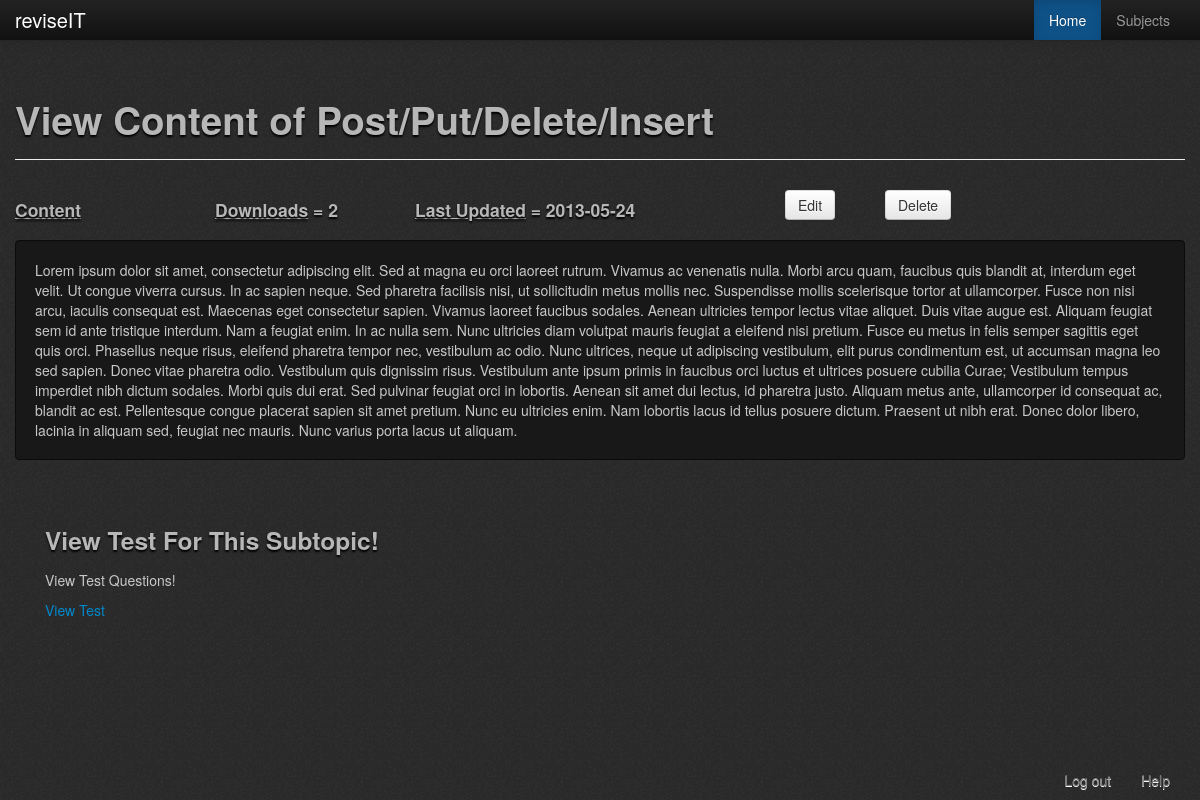
The app's page /php/contents/content.php?ID=13 (signed in), older data.
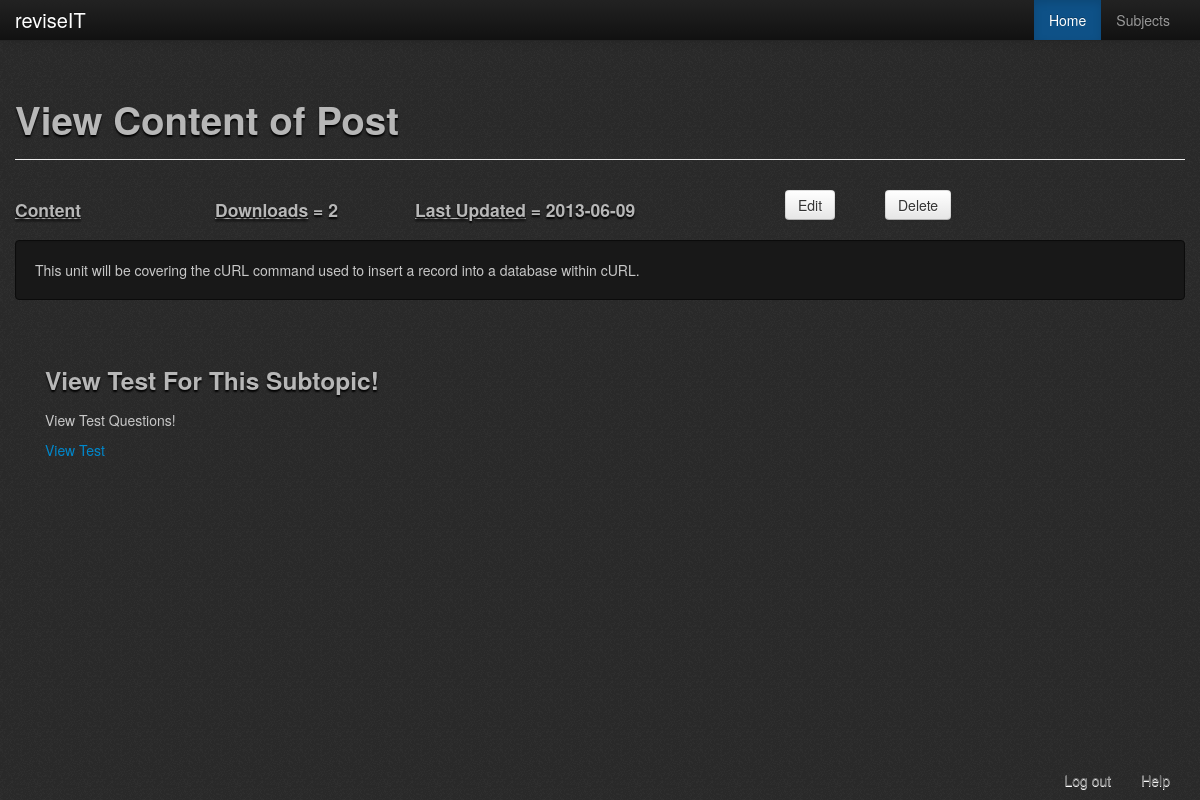
The same page, newer data.
### tables this page shows
CREATE TABLE `subtopic` (
  `SubtopicID` int(11) NOT NULL AUTO_INCREMENT,
  `SubtopicName` varchar(50) NOT NULL,
  `TopicID` int(11) NOT NULL,
  `SubtopicBriefDescription` text NOT NULL,
  `Content` text NOT NULL,
  `Downloads` int(11) NOT NULL,
  `DateUpdated` date NOT NULL,
  PRIMARY KEY (`SubtopicID`),
  KEY `FK_subtopic` (`TopicID`)
);

### php/contents/content.php (the view, shortened to what this page needs)
<?php
	include '../check_logged_in.php';
	$subtopic_ID = $_GET['ID'];
?>
<!DOCTYPE html>
<html>
	<head>
		<?php
			include '../header_container.php';
		?>
	</head>
	<body>
		<?php
			include 'contents_menu_bar.php';
		?>
		<br /><br />
		<div class="container">
			<div class="page-header bootstro" data-bootstro-placement="bottom" data-bootstro-title="Contents" data-bootstro-content="Welcome to the contents page. This is where the content related to the subtopic. In here you may review the content provided by the coordinator and take tests.">
				<h1>View Content of <?php  try{
			$result = $db->prepare("SELECT * FROM subtopic WHERE SubtopicID =:id");
			$result->bindParam("id", $subtopic_ID);
			$result->execute();
			while($row = $result->fetch(PDO::FETCH_ASSOC))
			{
				echo $row['SubtopicName'];
			}
		}
		catch(PDOException $e)
		{
			echo "error";
		} ?></h1>
			</div>
			<div class='row-fluid'>
				<?php
					echo "<div class='span12'>";
						echo"<div class='row-fluid'>";
							echo "<div class='span2'><h4><u>Content</u></h4></div>";
					try{
							$result = $db->prepare("SELECT * FROM subtopic WHERE SubtopicID =:id");
							$result->bindParam("id", $subtopic_ID);
							$result->execute();
							while($row = $result->fetch(PDO::FETCH_ASSOC))
							{
								echo "<div class='span2'><h4><u>Downloads</u> = ".$row['Downloads']."</h4></div>";
								echo "<div class='span4'><h4><u>Last Updated</u> = ".$row['DateUpdated']."</h4></div>";
								if($_SESSION['Role'] == 1 || $_SESSION['Role'] == 2)
								{
								echo "<div class='row-fluid'>";
									if($row['Content'] == null)
									{
										echo "<div class='span1'><a class='btn' href='editCont.php?ID=".$row['SubtopicID']."'>Add</a></div>";
									}
									else
									{
										echo "<div class='span1'><a class='btn' href='editCont.php?ID=".$row['SubtopicID']."'>Edit</a></div>";
									}
									echo "<div class='span1'><a class='btn' href='deleteContent.php?ID=".$row['SubtopicID']."'>Delete</a></div>";
								echo "</div>";
								}
								echo "<div class='row-fluid'>";
								if($row['Content'] == null && ($_SESSION['Role'] == 1 || $_SESSION['Role'] == 2))
								{
									echo "<div class='span12'>NO CONTENT IN SUBTOPIC = ".$row['SubtopicName']."<br />Would you like to add some now? <a class='btn' href='editCont.php?ID=".$subtopic_ID."'>Yes</a><br />";
								}
								else
								{
									echo "<div class='span12 well'>".$row['Content']."</div>";
								}
								echo "</div>";
								echo "<br />";
								if ($_SESSION['Role'] == "2") { echo "<div class='row-fluid'>
	<div class='span4 bootstro' data-bootstro-placement='bottom' data-bootstro-title='All the subjects' data-bootstro-content='Click on the link to edit the test questions for this subtopic.'>
		<h3>Edit Test For This Subtopic!</h3>
		<p>Edit Test Questions!</p>
		<a href='EditTestQuestions.php?ID=".$row['SubtopicID']."'>Edit Test</a></div></div>
</div><br /><br />";
	include '../footer.php';
echo"</body>
</html> ";
exit;
}else
echo "	<div class='span4 bootstro' data-bootstro-placement='bottom' data-bootstro-title='View Test' data-bootstro-content='Click on the link to view the test questions for this subtopic's test.'>
		<h3>View Test For This Subtopic!</h3>
		<p>View Test Questions!</p>
".'<a href="ViewTestQuestions.php?ID='.$row['SubtopicID'].'">View Test</a></div>';
							}
							echo "</div><br /><br /><br /><br />";
						}
				catch(PDOException $e)
				{
					echo "Not working";
				}
				?>
			</div>
		</div>
		<?php
			include '../footer.php';
		?>
	</body>
</html>

Row changes from the older to the newer data that the page shows:
changed subtopic: SubtopicName "Post/Put/Delete/Insert" → "Post"; DateUpdated "2013-05-24" → "2013-06-09"; Content "Lorem ipsum dolor sit amet, consectetur adipiscing elit. Sed at magna eu orci laoreet rutrum. Vivamus ac venenatis nulla. Morbi arcu quam, faucibus quis blandit at, interdum eget velit. Ut congue viverra cursus. In ac sapien neque. Sed pharetra facilisis nisi, ut sollicitudin metus mollis nec. Suspendisse mollis scelerisque tortor at ullamcorper. Fusce non nisi arcu, iaculis consequat est. Maecenas eget consectetur sapien. Vivamus laoreet faucibus sodales. Aenean ultricies tempor lectus vitae aliquet. Duis vitae augue est. Aliquam feugiat sem id ante tristique interdum. Nam a feugiat enim. In ac nulla sem. Nunc ultricies diam volutpat mauris feugiat a eleifend nisi pretium. Fusce eu metus…" → "This unit will be covering the cURL command used to insert a record into a database within cURL."
